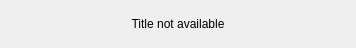
<?xml version="1.0" encoding="UTF-8"?>
<ui version="4.0">
 <class>MusicItem</class>
 <widget class="QWidget" name="MusicItem">
  <property name="geometry">
   <rect>
    <x>0</x>
    <y>0</y>
    <width>356</width>
    <height>48</height>
   </rect>
  </property>
  <property name="sizePolicy">
   <sizepolicy hsizetype="Preferred" vsizetype="Fixed">
    <horstretch>0</horstretch>
    <verstretch>0</verstretch>
   </sizepolicy>
  </property>
  <property name="windowTitle">
   <string>Form</string>
  </property>
  <layout class="QHBoxLayout" name="horizontalLayout_3">
   <item>
    <widget class="QLabel" name="coverLabel">
     <property name="sizePolicy">
      <sizepolicy hsizetype="Fixed" vsizetype="Fixed">
       <horstretch>0</horstretch>
       <verstretch>0</verstretch>
      </sizepolicy>
     </property>
     <property name="maximumSize">
      <size>
       <width>30</width>
       <height>30</height>
      </size>
     </property>
     <property name="text">
      <string/>
     </property>
     <property name="scaledContents">
      <bool>true</bool>
     </property>
    </widget>
   </item>
   <item>
    <widget class="QPushButton" name="titleButton">
     <property name="styleSheet">
      <string notr="true">QPushButton {
	font: 9pt
}</string>
     </property>
     <property name="text">
      <string>Title not available</string>
     </property>
     <property name="flat">
      <bool>true</bool>
     </property>
    </widget>
   </item>
   <item>
    <widget class="QPushButton" name="removeButton">
     <property name="sizePolicy">
      <sizepolicy hsizetype="Fixed" vsizetype="Fixed">
       <horstretch>0</horstretch>
       <verstretch>0</verstretch>
      </sizepolicy>
     </property>
     <property name="maximumSize">
      <size>
       <width>30</width>
       <height>30</height>
      </size>
     </property>
     <property name="text">
      <string/>
     </property>
     <property name="icon">
      <iconset resource="../../images/images.qrc">
       <normaloff>:/button_icons/remove.svg</normaloff>:/button_icons/remove.svg</iconset>
     </property>
     <property name="iconSize">
      <size>
       <width>30</width>
       <height>30</height>
      </size>
     </property>
     <property name="flat">
      <bool>true</bool>
     </property>
    </widget>
   </item>
  </layout>
 </widget>
 <resources>
  <include location="../../images/images.qrc"/>
 </resources>
 <connections/>
</ui>
